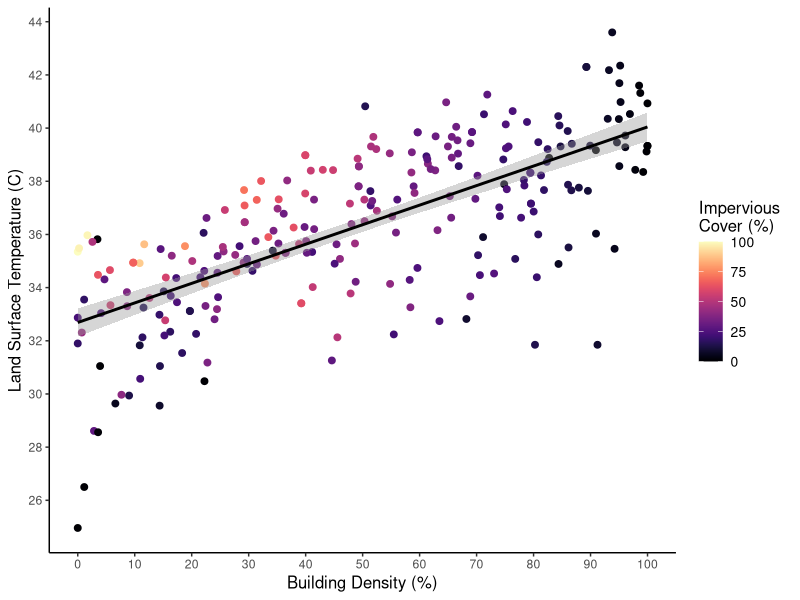
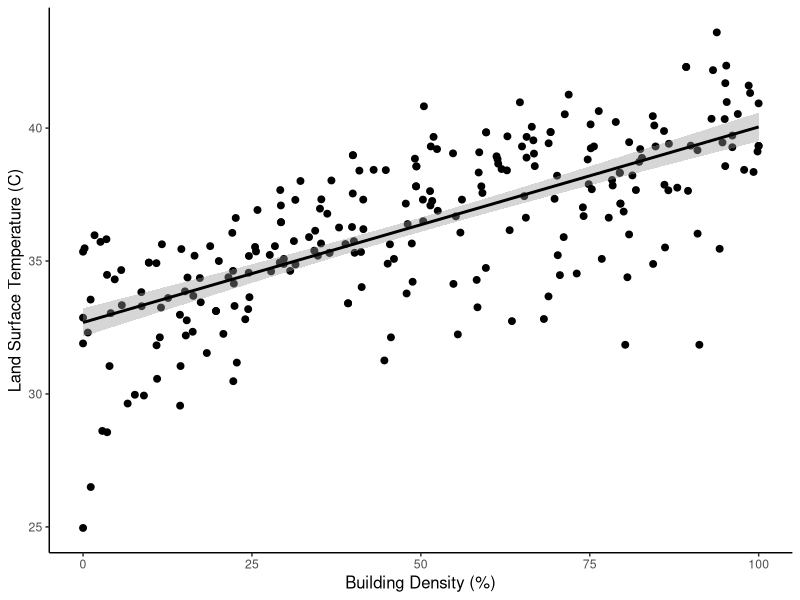
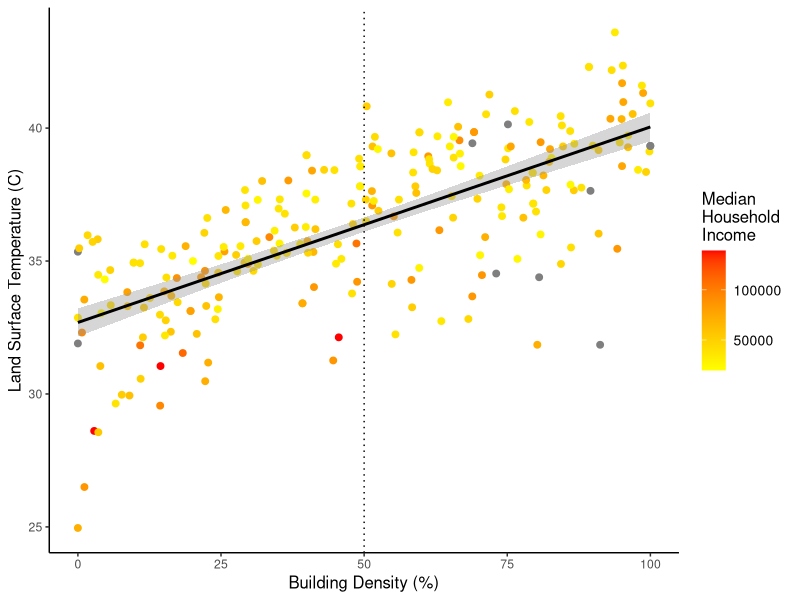
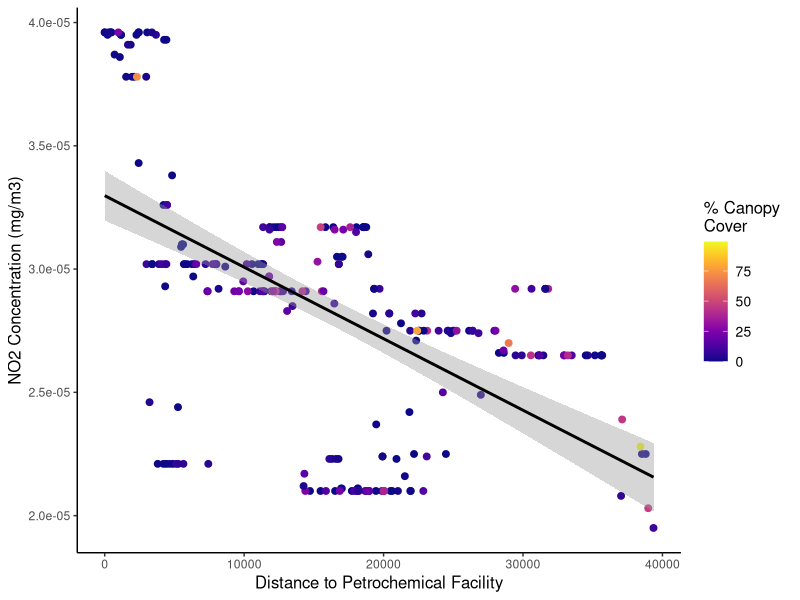
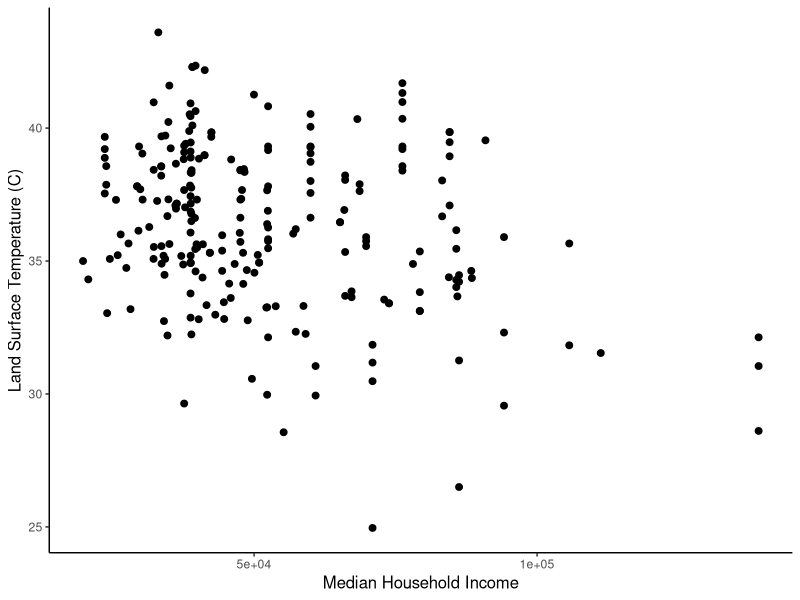
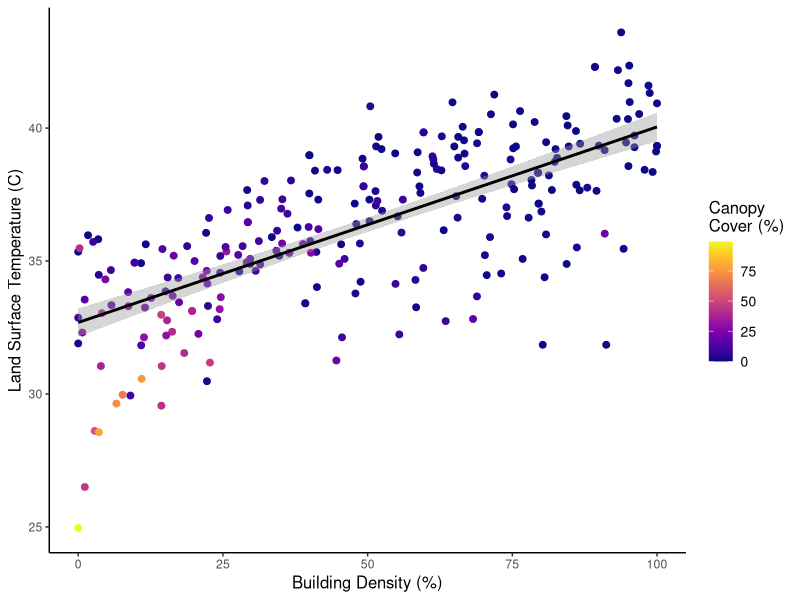
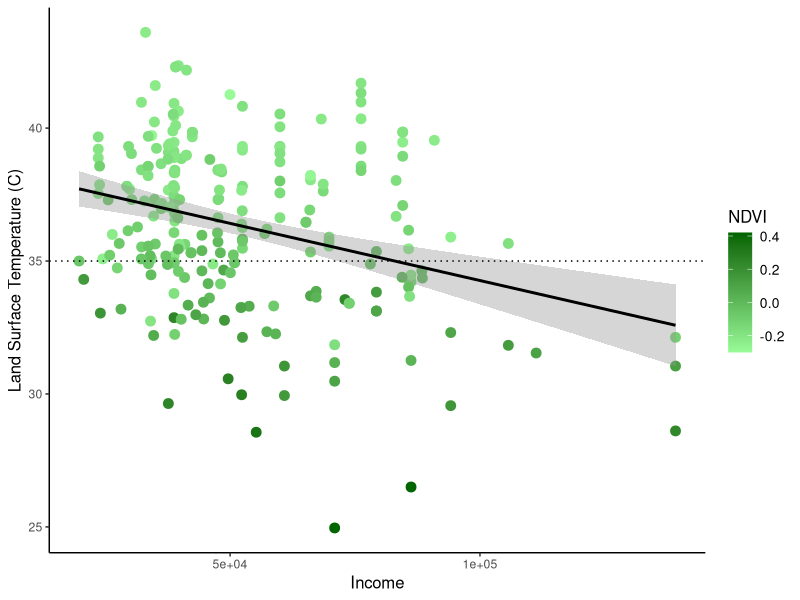
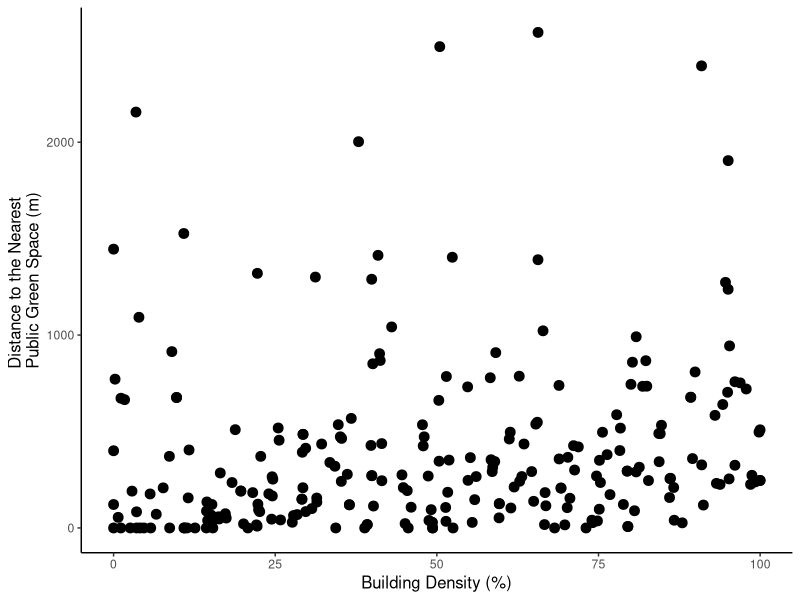

Reproduce these figures in R, in order.
data<-read.csv("Data/compiled_data_0203.csv")
library(ggplot2)
library(stringr)
library(tidyverse)
library(viridis)

my.theme<-theme(axis.title = element_text(size=12),
                legend.title=element_text(size=12),
                legend.text = element_text(size=10))

       
#Plot 1: BD vs. LST colour coded for impervious cover

plot1<-ggplot(data, aes(x=BD, y=LST_mean, color=Imp2)) +
  geom_point(size=2)+
  labs(x="Building Density (%)", y="Land Surface Temperature (C)",color="Impervious \nCover (%)")+
  geom_smooth(method=lm, color="black")+
  theme_classic()+
  scale_x_continuous(breaks = scales::pretty_breaks(n = 10)) +
  scale_y_continuous(breaks = scales::pretty_breaks(n = 10))+
  scale_color_viridis(option="A")

plot1+my.theme

plotx<-ggplot(data, aes(x=BD, y=LST_mean)) +
  geom_point(size=2)+
  labs(x="Building Density (%)", y="Land Surface Temperature (C)")+
  geom_smooth(method=lm, color="black")+
  theme_classic()

plotx+my.theme

#Plot 2: BD vs. LST colour coded for income

plot2<-ggplot(data, aes(x=BD, y=LST_mean, color=Income)) +
  geom_point(size=2)+
  labs(x="Building Density (%)", y="Land Surface Temperature (C)",color="Median \nHousehold \nIncome")+
  geom_smooth(method=lm, color="black")+
  theme_classic()+
  scale_color_gradient(low="yellow", high="red")+
  geom_vline(xintercept=c(50), linetype="dotted")
plot2+my.theme

#Plot 3: NO2 vs. distance to the petrochem facility colour coded for canopy cover
plot3<-ggplot(data, aes(x=petrochem_distance, y=NO2_mean, color=X.canopy)) +
  geom_point(size=2)+
  labs(x="Distance to Petrochemical Facility", y="NO2 Concentration (mg/m3)",color="% Canopy \nCover")+
  geom_smooth(method=lm, color="black")+
  theme_classic()+
  scale_color_viridis(option = "C")
plot3+my.theme

#Plot 4: LST vs. Income
plot4<-ggplot(data, aes(x=Income, y=LST_mean)) +
  geom_point(size=2)+
  labs(x="Median Household Income", y="Land Surface Temperature (C)")+
  theme_classic()
  
plot4+my.theme

#Plot 5: BD vs. LST colour coded for canopy cover



plot5<-ggplot(data, aes(x=BD, y=LST_mean, color=X.canopy)) +
  geom_point(size=2)+
  labs(x="Building Density (%)", y="Land Surface Temperature (C)",color="Canopy \nCover (%)")+
  geom_smooth(method=lm, color="black")+
  theme_classic()+
  scale_color_viridis(option="C")

plot5+my.theme

#Plot 6: Income vs. LST colour coded for NDVI
plot6<-ggplot(data, aes(x=Income, y=LST_mean, color=NDVImean)) +
  geom_point(size=3)+
  labs(x="Income", y="Land Surface Temperature (C)",color="NDVI")+
  theme_classic()+
  scale_color_continuous(low="palegreen", high="darkgreen")+
  geom_smooth(method=lm, color="black")+
  geom_hline(yintercept=c(35), linetype="dotted")
plot6+my.theme

#Plot 7: Something about green space
plot7<-ggplot(data, aes(x=BD, y=Distance_M))+
  geom_point(size=3)+
  labs(x="Building Density (%)", y="Distance to the Nearest \nPublic Green Space (m)")+
  theme_classic()
plot7+my.theme

#Plot 8: Same thing but categorical
plot8<-ggplot(data, aes(x=BD, y=nearest_M))+
  geom_point(size=3)+
  labs(x="Building Density (%)", y="Distance to the Nearest \nPublic Green Space (minutes)")+
  theme_classic()
plot8+my.theme


#Plot 9: Manhattan's Distance GS vs. BD
gs.lm<-lm(Man_GS~BD+Income, data=data)
gs.lm
summary(gs.lm)
plot(Man_GS~BD, data=data)
abline(gs.lm)

plot(gs.lm)

plot9<-ggplot(data, aes(x=BD, y=Man_GS)) +
  geom_point(size=3)+
  labs(x="% Building Density", y="Road Network Distance to the \nNearest Green Space (m)")+
  theme_classic()+
  scale_color_continuous(low="yellow", high="darkgreen")+
  geom_smooth(method=lm, color="black")
plot9+my.theme

#Plot 10: Bringing in canopy cover to LST relationship
plot10<-ggplot(data, aes(x=BD, y=LST_mean, color=X.canopy)) +
  geom_point(size=2)+
  labs(x="Building Density (%)", y="Land Surface Temperature (C)",color="Canopy \nCover (%)")+
  geom_smooth(method=lm, color="black")+
  theme_classic()+
  scale_color_gradientn(colours=rainbow(5))
plot10+my.theme

lm<-lm(Man_GS~log(Income), data=data)
summary(lm)
plot(Man_GS~Income, data=data)
abline(lm)


## Plot 11: Housholds vs. Green Space in 500m Buffer
fil<-filter(data, Households>0)
plot11<-ggplot(fil, aes(x=Households, y=GS_300)) +
  geom_point(size=2)+
  labs(x="Number of Households", y="300m Buffer")+
  theme_classic()
plot11+my.theme



lmx<-lm(LST_mean~BD+X.canopy, data=data)
summary(lmx)



##Plot of green space distance and households

fil2<-filter(data, Man_GS<3000, Households>0)

plot13<-ggplot(fil2, aes(x=Households, y=Man_GS))+
  geom_point(size=2)+
  labs(x="Number of Households", y="Walking distance to \ngreen space", color="BD")+
  theme_classic()
plot13+my.theme


##Panel graphs of main 3 indicators:
plot14<-ggplot(data, aes(x=BD, y=LST_mean))+
  geom_point(size=3)+
  labs(x="Building Density (%)", y="LST (C)")+
  theme_classic()+
  geom_smooth(method=lm, color="black", se=FALSE)
plot14+my.theme

plot15<-ggplot(data, aes(x=BD, y=NO2_mean))+
  geom_point(size=3)+
  labs(x="Building Density (%)", y="NO2 (mol/m3)")+
  theme_classic()
plot15+my.theme

plot16<-ggplot(data, aes(x=BD, y=Man_GS))+
  geom_point(size=3)+
  labs(x="Building Density (%)", y="Distance to Public Green Space (m)")+
  theme_classic()+
  geom_smooth(method=lm, color="black", se=FALSE)
plot16+my.theme
